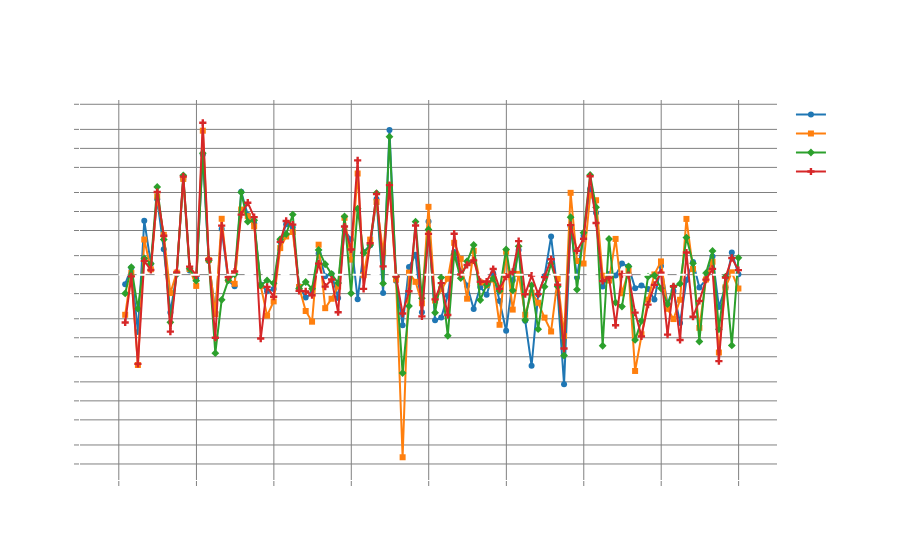

The cell this chart's notebook holds for it:
### Code cell
import plotly.graph_objects as go

# Create the interactive line plot using Plotly
fig = go.Figure()

# Add lines for each forecast horizon with different markers
fig.add_trace(go.Scatter(x=mase_direct_monthly_df.index, y=mase_direct_monthly_df['MASE_h1'], mode='lines+markers', name='MASE_h1', marker=dict(symbol='circle')))
fig.add_trace(go.Scatter(x=mase_direct_monthly_df.index, y=mase_direct_monthly_df['MASE_h2'], mode='lines+markers', name='MASE_h2', marker=dict(symbol='square')))
fig.add_trace(go.Scatter(x=mase_direct_monthly_df.index, y=mase_direct_monthly_df['MASE_h3'], mode='lines+markers', name='MASE_h3', marker=dict(symbol='diamond')))
fig.add_trace(go.Scatter(x=mase_direct_monthly_df.index, y=mase_direct_monthly_df['MASE_h4'], mode='lines+markers', name='MASE_h4', marker=dict(symbol='cross')))

# Add a horizontal line at MASE=1 for reference
fig.add_shape(
    type='line',
    line=dict(dash='dash', color='white'),
    x0=mase_direct_monthly_df.index[0],
    x1=mase_direct_monthly_df.index[-1],
    y0=1,
    y1=1
)

# Update the layout for transparent background and other stylistic choices
fig.update_layout(
    title='MASE values for Different Forecast Horizons over Time',
    xaxis_title='Date',
    yaxis_title='MASE',
    template="none",
    yaxis=dict(type='log', gridcolor='gray', tickcolor='gray', tickfont=dict(color='white')),
    xaxis=dict(gridcolor='gray', tickcolor='gray', tickfont=dict(color='white')),
    plot_bgcolor='rgba(0,0,0,0)',     # Transparent background for the plot area
    paper_bgcolor='rgba(0,0,0,0)',   # Transparent background for the whole figure
    font=dict(color='white'),
    legend=dict(font=dict(color='white'))
)

fig.show()
